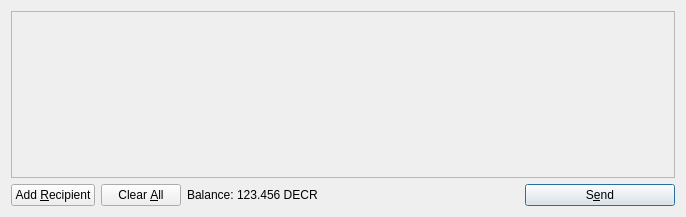
<?xml version="1.0" encoding="UTF-8"?>
<ui version="4.0">
 <class>SendCoinsDialog</class>
 <widget class="QDialog" name="SendCoinsDialog">
  <property name="geometry">
   <rect>
    <x>0</x>
    <y>0</y>
    <width>686</width>
    <height>217</height>
   </rect>
  </property>
  <property name="windowTitle">
   <string>Send Coins</string>
  </property>
  <layout class="QVBoxLayout" name="verticalLayout">
   <item>
    <widget class="QScrollArea" name="scrollArea">
     <property name="widgetResizable">
      <bool>true</bool>
     </property>
     <widget class="QWidget" name="scrollAreaWidgetContents">
      <property name="geometry">
       <rect>
        <x>0</x>
        <y>0</y>
        <width>666</width>
        <height>165</height>
       </rect>
      </property>
      <layout class="QVBoxLayout" name="verticalLayout_2">
       <property name="margin">
        <number>0</number>
       </property>
       <item>
        <layout class="QVBoxLayout" name="entries">
         <property name="spacing">
          <number>6</number>
         </property>
        </layout>
       </item>
       <item>
        <spacer name="verticalSpacer">
         <property name="orientation">
          <enum>Qt::Vertical</enum>
         </property>
         <property name="sizeHint" stdset="0">
          <size>
           <width>20</width>
           <height>40</height>
          </size>
         </property>
        </spacer>
       </item>
      </layout>
     </widget>
    </widget>
   </item>
   <item>
    <layout class="QHBoxLayout" name="horizontalLayout">
     <item>
      <widget class="QPushButton" name="addButton">
       <property name="toolTip">
        <string>Send to multiple recipients at once</string>
       </property>
       <property name="text">
        <string>Add &amp;Recipient</string>
       </property>
       <property name="icon">
        <iconset resource="../bitcoin.qrc">
         <normaloff>:/icons/add</normaloff>:/icons/add</iconset>
       </property>
       <property name="autoDefault">
        <bool>false</bool>
       </property>
      </widget>
     </item>
     <item>
      <widget class="QPushButton" name="clearButton">
       <property name="sizePolicy">
        <sizepolicy hsizetype="Minimum" vsizetype="Fixed">
         <horstretch>0</horstretch>
         <verstretch>0</verstretch>
        </sizepolicy>
       </property>
       <property name="toolTip">
        <string>Remove all transaction fields</string>
       </property>
       <property name="text">
        <string>Clear &amp;All</string>
       </property>
       <property name="icon">
        <iconset resource="../bitcoin.qrc">
         <normaloff>:/icons/remove</normaloff>:/icons/remove</iconset>
       </property>
       <property name="autoRepeatDelay">
        <number>300</number>
       </property>
       <property name="autoDefault">
        <bool>false</bool>
       </property>
      </widget>
     </item>
     <item>
      <layout class="QHBoxLayout" name="horizontalLayout_2">
       <property name="spacing">
        <number>3</number>
       </property>
       <item>
        <widget class="QLabel" name="label">
         <property name="text">
          <string>Balance:</string>
         </property>
        </widget>
       </item>
       <item>
        <widget class="QLabel" name="labelBalance">
         <property name="cursor">
          <cursorShape>IBeamCursor</cursorShape>
         </property>
         <property name="text">
          <string>123.456 DECR</string>
         </property>
         <property name="textInteractionFlags">
          <set>Qt::LinksAccessibleByMouse|Qt::TextSelectableByKeyboard|Qt::TextSelectableByMouse</set>
         </property>
        </widget>
       </item>
      </layout>
     </item>
     <item>
      <spacer name="horizontalSpacer">
       <property name="orientation">
        <enum>Qt::Horizontal</enum>
       </property>
       <property name="sizeHint" stdset="0">
        <size>
         <width>40</width>
         <height>20</height>
        </size>
       </property>
      </spacer>
     </item>
     <item>
      <widget class="QPushButton" name="sendButton">
       <property name="minimumSize">
        <size>
         <width>150</width>
         <height>0</height>
        </size>
       </property>
       <property name="toolTip">
        <string>Confirm the send action</string>
       </property>
       <property name="text">
        <string>S&amp;end</string>
       </property>
       <property name="icon">
        <iconset resource="../bitcoin.qrc">
         <normaloff>:/icons/send</normaloff>:/icons/send</iconset>
       </property>
       <property name="default">
        <bool>true</bool>
       </property>
      </widget>
     </item>
    </layout>
   </item>
  </layout>
 </widget>
 <resources>
  <include location="../bitcoin.qrc"/>
 </resources>
 <connections/>
</ui>
